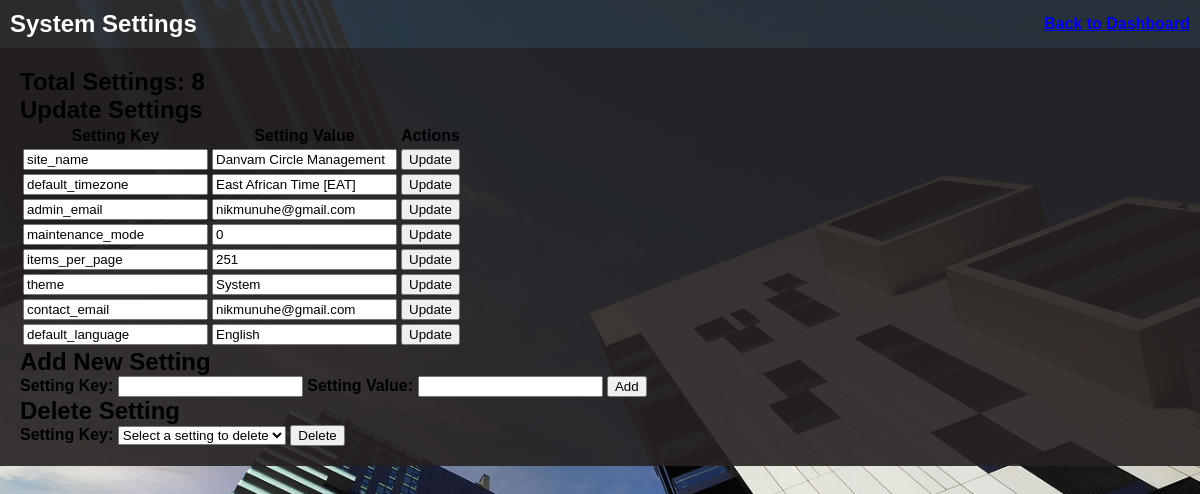
The page /admin/system_settings.php (signed in) on the database its author committed.
### tables this page shows
CREATE TABLE Settings (
    setting_key TEXT PRIMARY KEY,
    setting_value TEXT
);

### admin/system_settings.php (the view, shortened to what this page needs)
<?php
function executeQuery($db, $query) {
    $result = $db->query($query);
    return $result;
}
$db = new SQLite3('../property_database.db');
function getAllSettings($db) {
    $result = $db->query('SELECT setting_key, setting_value FROM Settings');
    $settings = [];
    while ($row = $result->fetchArray(SQLITE3_ASSOC)) {
        $settings[] = $row;
    }
    return $settings;
}
$settings = getAllSettings($db);
$totalSettingsQuery = executeQuery($db, 'SELECT COUNT(*) AS total_settings FROM Settings');
$totalSettings = $totalSettingsQuery->fetchArray(SQLITE3_ASSOC)['total_settings'];
?>
<!DOCTYPE html>
<html lang="en">
<head>
    <link rel="stylesheet" href="../style.css">
</head>
<body>
    <div class="dashboard-container">
        <header>
            <h1>System Settings</h1>
            <a href="../admin_dashboard.php" class="back">Back to Dashboard</a>
        </header>
        <main>
            <h2>Total Settings: <?php echo $totalSettings; ?></h2>
            <h2>Update Settings</h2>
            <form method="post" action="">
                <table>
                    <tr>
                        <th>Setting Key</th>
                        <th>Setting Value</th>
                        <th>Actions</th>
                    </tr>
                    <?php foreach ($settings as $setting): ?>
                    <tr>
                        <td>
                            <input type="text" name="setting_key" value="<?php echo htmlspecialchars($setting['setting_key']); ?>" readonly>
                        </td>
                        <td>
                            <input type="text" name="setting_value" value="<?php echo htmlspecialchars($setting['setting_value']); ?>" required>
                        </td>
                        <td>
                            <button type="submit">Update</button>
                        </td>
                    </tr>
                    <?php endforeach; ?>
                </table>
            </form>
            <h2>Add New Setting</h2>
            <form method="post" action="">
                <label for="new_setting_key">Setting Key:</label>
                <input type="text" id="new_setting_key" name="new_setting_key" required>
                <label for="new_setting_value">Setting Value:</label>
                <input type="text" id="new_setting_value" name="new_setting_value" required>
                <button type="submit">Add</button>
            </form>
            <h2>Delete Setting</h2>
            <form method="post" action="">
                <label for="delete_setting_key">Setting Key:</label>
                <select id="delete_setting_key" name="setting_key" required>
                    <option value="" disabled selected>Select a setting to delete</option>
                </select>
                <button type="submit">Delete</button>
            </form>
        </main>
    </div>
</body>
</html>

### style.css (style rules this page uses)
body, html { margin: 0; padding: 0; font-family: Arial, sans-serif; font-weight: 600; height: 100%; position: relative; overflow: hidden; }
h1, h2, p { margin: 0; padding: 0; }
header { background: rgba(51, 51, 51, 0.8); color: #fff; padding: 10px; display: flex; justify-content: space-between; align-items: center; }
header h1 { margin: 0; font-size: 24px; font-weight: 700; }
main { flex-grow: 1; padding: 20px; background: rgba(255, 255, 255, 0.9); }
main { flex-grow: 1; padding: 20px; background: rgba(39, 34, 34, 0.9); }

### admin/system_settings.php (style rules this page uses)
body { background-image: url('../images/admin_background.jpg'); background-size: cover; background-repeat: no-repeat; background-attachment: fixed; overflow-y: scroll; }

### rows shown on the page
settings: setting_key "site_name", setting_value "Danvam Circle Management"
settings: setting_key "default_timezone", setting_value "East African Time [EAT]"
settings: setting_key "admin_email", setting_value "nikmunuhe@gmail.com"
settings: setting_key "maintenance_mode", setting_value "0"
settings: setting_key "items_per_page", setting_value "251"
settings: setting_key "theme", setting_value "System"
settings: setting_key "contact_email", setting_value "nikmunuhe@gmail.com"
settings: setting_key "default_language", setting_value "English"

### other values the page prints
$totalSettings "8"
